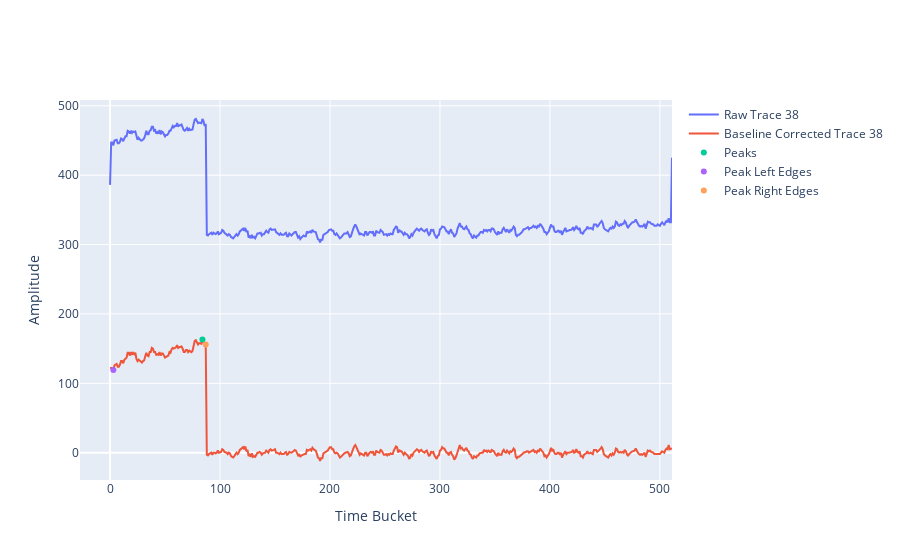

The code cell stored with this chart in its notebook:
### Code cell
# Plot trace from event
trace_number = -1
while trace_number == -1:
    random_trace = random.randint(0, len(event_data))
    trace_number = find_trace_from_padid(event, event_data[random_trace, 4])

# pad = 6425
# random_pad = -1
# counter = -1
# while random_pad != pad:
#     counter += 1
#     random_trace = counter
#     random_pad = event_data[counter, 4]
# trace_number = find_trace_from_padid(event, pad)

raw_trace_data = event_data[random_trace]
time_bucket_range = np.arange(start=0, stop=512)

fig = go.Figure()
fig.add_trace(
    go.Scatter(x=time_bucket_range, y=raw_trace_data[GET_DATA_TRACE_START:GET_DATA_TRACE_STOP], mode="lines", name=f"Raw Trace {trace_number}")
)
fig.add_trace(
    go.Scatter(x=time_bucket_range, y=event.traces[trace_number].trace, mode="lines",name=f"Baseline Corrected Trace {trace_number}")
)
print(f"Trace Number: {trace_number}")
print(f"Trace Hardware: {event.traces[trace_number].hw_id}")
peak_amps = []
peak_cents = []
peak_left = []
peak_left_amps = []
peak_right = []
peak_right_amps = []
for peak in event.traces[trace_number].get_peaks():
    peak_amps.append(peak.amplitude)
    peak_cents.append(np.floor(peak.centroid))
    peak_left.append(peak.positive_inflection)
    peak_right.append(peak.negative_inflection)
    peak_left_amps.append(event.traces[trace_number].trace[int(peak.positive_inflection)])
    peak_right_amps.append(event.traces[trace_number].trace[int(peak.negative_inflection)])
print(f"Peak centroids: {peak_cents}")
fig.add_trace(
    go.Scatter(x=peak_cents, y=peak_amps, mode="markers", name="Peaks")
)
fig.add_trace(
    go.Scatter(x=peak_left, y=peak_left_amps, mode="markers", name="Peak Left Edges")
)
fig.add_trace(
    go.Scatter(x=peak_right, y=peak_right_amps, mode="markers", name="Peak Right Edges")
)
fig.update_legends()
fig.update_layout(
    xaxis_title="Time Bucket",
    yaxis_title="Amplitude",
    showlegend=True
)
fig.show()

### Figure 1 — Plotly figure (JSON) as saved in the notebook; plotly's stock layout.template omitted (floating-point values rounded to 4 significant figures; data arrays with more than 128 entries replaced by an {"elided": "..."} marker saying what was removed)
{"data": [{"mode": "lines", "name": "Raw Trace 38", "type": "scatter", "x": {"elided": "512 int values"}, "y": {"elided": "512 int values"}}, {"mode": "lines", "name": "Baseline Corrected Trace 38", "type": "scatter", "x": {"elided": "512 int values"}, "y": {"elided": "512 int values"}}, {"mode": "markers", "name": "Peaks", "type": "scatter", "x": [84], "y": [163]}, {"mode": "markers", "name": "Peak Left Edges", "type": "scatter", "x": [3], "y": [119]}, {"mode": "markers", "name": "Peak Right Edges", "type": "scatter", "x": [87], "y": [156]}], "layout": {"showlegend": true, "xaxis": {"title": {"text": "Time Bucket"}}, "yaxis": {"title": {"text": "Amplitude"}}}}
